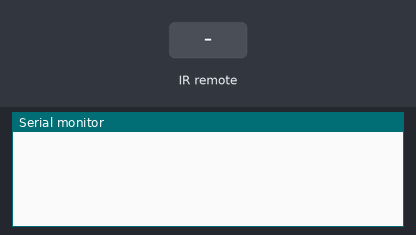
Recording of a sketch running on a simulated Arduino Uno, built with avr-gcc and run on an emulated ATmega328P. Shown: the last lines printed to the serial monitor. Inputs (shaded band) come from the test bench.

Above: at 1.2 s.
1.3 s: infrared code 0x48B7 received
At 2.3 s:
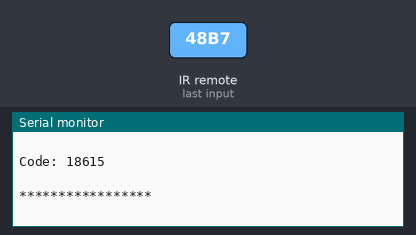
2.8 s: infrared code 0x28D7 received
At 3.5 s:
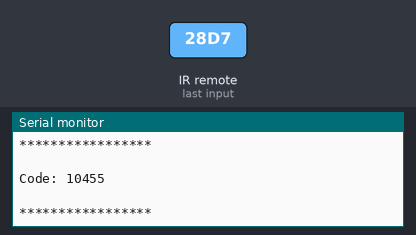

Measured:
- after the input at 1.3 s, the serial monitor: prints a new line at once (image 1)
- after the input at 2.8 s, the serial monitor: prints a new line at once (image 2)

The sketch:

Lab_9_level_3.ino
```cpp
#include <IRremote.h>      //including infrared remote header file
int RECV_PIN = 12;        // the pin where you connect the output pin of IR sensor
IRrecv irrecv(RECV_PIN);
decode_results results;
int redLed = 9;
int greenLed = 10;
int blueLed = 11;
int value = 0;
int test = 12;

int plusButton =-30601;
int minusButton =  18615;

int ledRStr;
int ledYStr;

void setup(){

Serial.begin(9600);
irrecv.enableIRIn();

  ledRStr = 0;
  ledYStr = 0;
}

void loop(){

if (irrecv.decode(&results)){
  value = results.value;
  Serial.println(" ");
  Serial.print("Code: ");
  Serial.println(value); //prints the value a a button press
  Serial.println(" ");
  irrecv.resume();// Receive the next value
  Serial.println("*****************");

  //button power turns red rgb on
  if(value == 255){
    digitalWrite(redLed,HIGH);
    delay(500);
    ledRStr -=1;
    ledYStr -=1;
  }
//button 2 turns brightness up
  if(value == -30601 ){
    digitalWrite(redLed,HIGH);
    analogWrite(redLed, ledRStr);
    ledRStr +=1;
    ledYStr +=1;
    delay(500);
  }

  //button 3 turns brightness down
  if(value == 18615){
    digitalWrite(redLed,HIGH);
    digitalWrite(blueLed, LOW);
    ledRStr -=1;
    ledYStr -=1;
    delay(500);
  }

  //button 4 changes to magenta (red+blue)
  if(value == 10455){
    digitalWrite(redLed,HIGH);
    digitalWrite(blueLed, HIGH);
    delay(500);
  }

}
}
```
